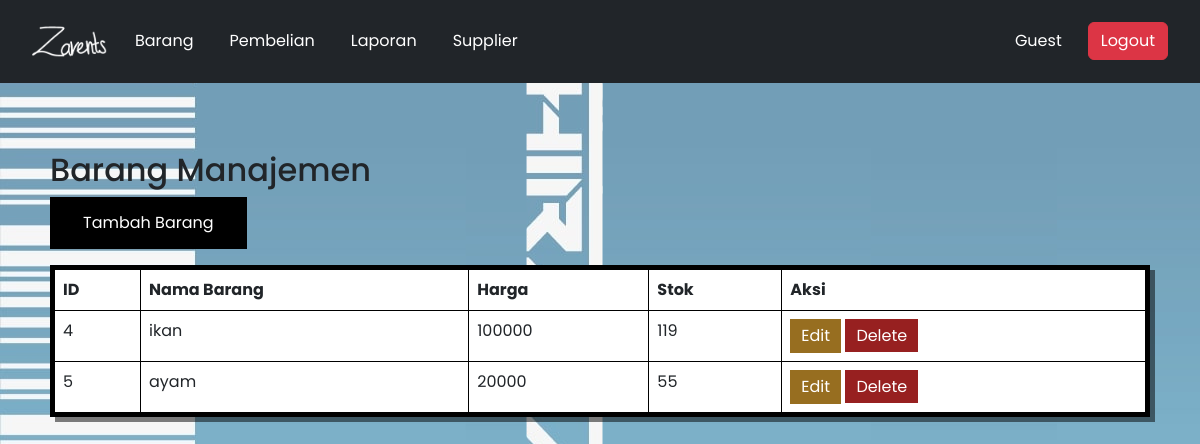
Page /barang.php on the earlier database version.
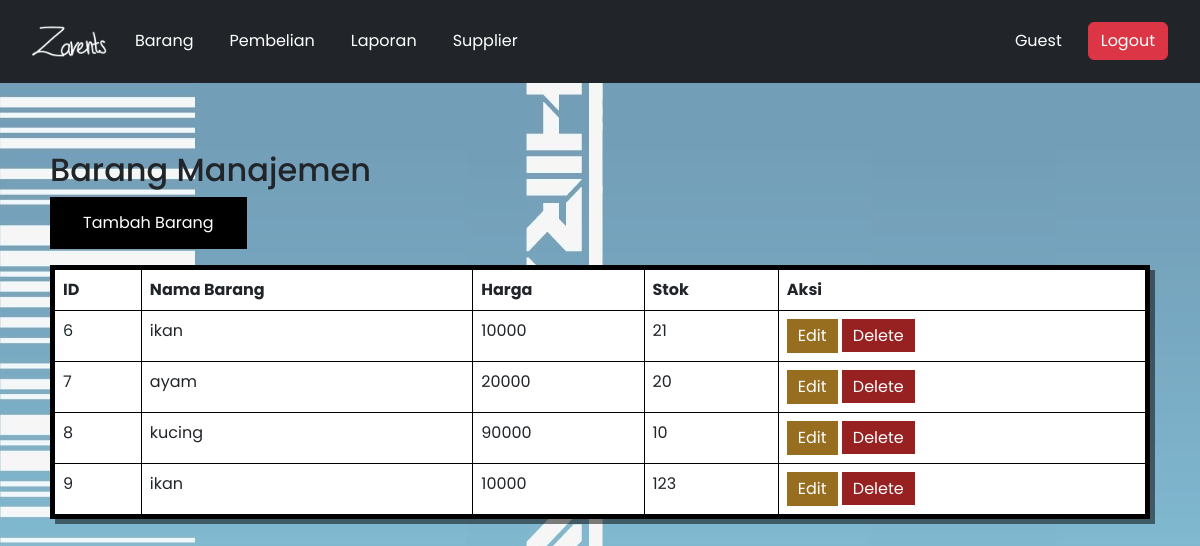
Same page on the later database version.
### tables this page shows
CREATE TABLE `barang` (
  `id_barang` int(12) NOT NULL,
  `id_supplier` int(12) NOT NULL,
  `nama_barang` varchar(255) NOT NULL,
  `harga_barang` int(24) NOT NULL,
  `stok` int(24) NOT NULL
);

### barang.php (the view, shortened to what this page needs)
<?php
$host = "localhost";
$user = "root";
$password = "";
$database = "inventaris";
$koneksi = new mysqli($host, $user, $password, $database);
$result = $koneksi->query("SELECT * FROM barang");
?>
<!DOCTYPE html>
<html lang="en">
<head>
    <link href="https://cdn.jsdelivr.net/npm/bootstrap@5.3.0/dist/css/bootstrap.min.css" rel="stylesheet">
</head>
<body style="background-image: url(./img/bg.png);">
    <?php include('navbar.php'); ?>
    <div class="container mt-5">
        <h2>Barang Manajemen</h2>
        <button class="button mb-3" data-bs-toggle="modal" data-bs-target="#addModal">Tambah Barang</button>
        <table class="table table-bordered"onmouseover="this.style.borderColor='rgb(0, 162, 255)'"
        onmouseout="this.style.borderColor='rgb(0, 0, 0)'" >
        <tr>
                <th>ID</th>
                <th>Nama Barang</th>
                <th>Harga</th>
                <th>Stok</th>
                <th>Aksi</th>
            </tr>
            <?php while ($row = $result->fetch_assoc()) { ?>
            <tr>
                <td><?= $row['id_barang'] ?></td>
                <td><?= $row['nama_barang'] ?></td>
                <td><?= $row['harga_barang'] ?></td>
                <td><?= $row['stok'] ?></td>
                <td>
                    <button class="button-edit btn-sm" data-bs-toggle="modal" data-bs-target="#editModal<?= $row['id_barang'] ?>">Edit</button>
                    <a href="?delete=<?= $row['id_barang'] ?>" class="button-hapus btn-sm" onclick="return confirm('Are you sure?')">Delete</a>
                </td>
            </tr>
            <?php } ?>
        </table>
    </div>
</body>
</html>

### navbar.php (shortened to what this page needs)
<!DOCTYPE html>
<html lang="en">
<head>
    <link href="https://cdn.jsdelivr.net/npm/bootstrap@5.3.0/dist/css/bootstrap.min.css" rel="stylesheet">
<nav class="navbar navbar-expand-lg navbar-dark bg-dark sticky-top">
    <div class="container-fluid">
        <a class="navbar-brand" href="dashboard.php"><img src="./img/loogo.png" width="75" alt=""></a>
        <div class="collapse navbar-collapse" id="navbarNav">
            <ul class="navbar-nav">
                <li class="nav-item"><a class="nav-link" href="barang.php">Barang</a></li>
                <li class="nav-item"><a class="nav-link" href="pembelian.php">Pembelian</a></li>
                <li class="nav-item"><a class="nav-link" href="laporan.php">Laporan</a></li>
                <li class="nav-item"><a class="nav-link" href="supplier.php">Supplier</a></li>
            </ul>
        </div>
        <div class="d-flex align-items-center">
            <span class="text-white me-3">
                <?php echo isset($_SESSION['username']) ? $_SESSION['username'] : 'Guest'; ?>
            </span>
            <a href="login.php" class="btn btn-danger">Logout</a>
        </div>
    </div>
</nav>

### navbar.php (style rules this page uses)
body { font-family: 'Poppins', sans-serif; }
.navbar { background: #333; padding: 10px; text-decoration: none !important; }
.navbar a { color: white; margin: 10px; text-decoration: none; }
.container { padding: 20px; }
.table { border: 5px solid rgb(0, 0, 0); padding: 30px; box-shadow: 5px 5px 0px rgba(0, 0, 0, 0.5); transition: border-color 0.3s; }
.button { --bg: #000; --hover-bg: rgba(0, 101, 253, 0.66); --hover-text: #000; color: #fff; cursor: pointer; border: 1px solid var(--bg); padding: 0.8em 2em; background: var(--bg); transition: 0.2s; }
.button-edit { --bg: rgb(151, 110, 32); --hover-bg: rgb(255, 166, 0); --hover-text: #000; color: #fff; cursor: pointer; border: 1px solid var(--bg); padding: 4px 10px; background: var(--bg); transition: 0.2s; text-decoration: none !important; }
.button-hapus { --bg: rgb(151, 32, 32); --hover-bg: rgb(255, 121, 121); --hover-text: #000; color: #fff; cursor: pointer; border: 1px solid var(--bg); padding: 4px 10px; background: var(--bg); transition: 0.2s; text-decoration: none !important; }

Differences in the rows shown:
removed barang: id_barang "4", nama_barang "ikan", harga_barang "100000", stok "119"
removed barang: id_barang "5", nama_barang "ayam", harga_barang "20000", stok "55"
added barang: id_barang "6", nama_barang "ikan", harga_barang "10000", stok "21"
added barang: id_barang "7", nama_barang "ayam", harga_barang "20000", stok "20"
added barang: id_barang "8", nama_barang "kucing", harga_barang "90000", stok "10"
added barang: id_barang "9", nama_barang "ikan", harga_barang "10000", stok "123"
